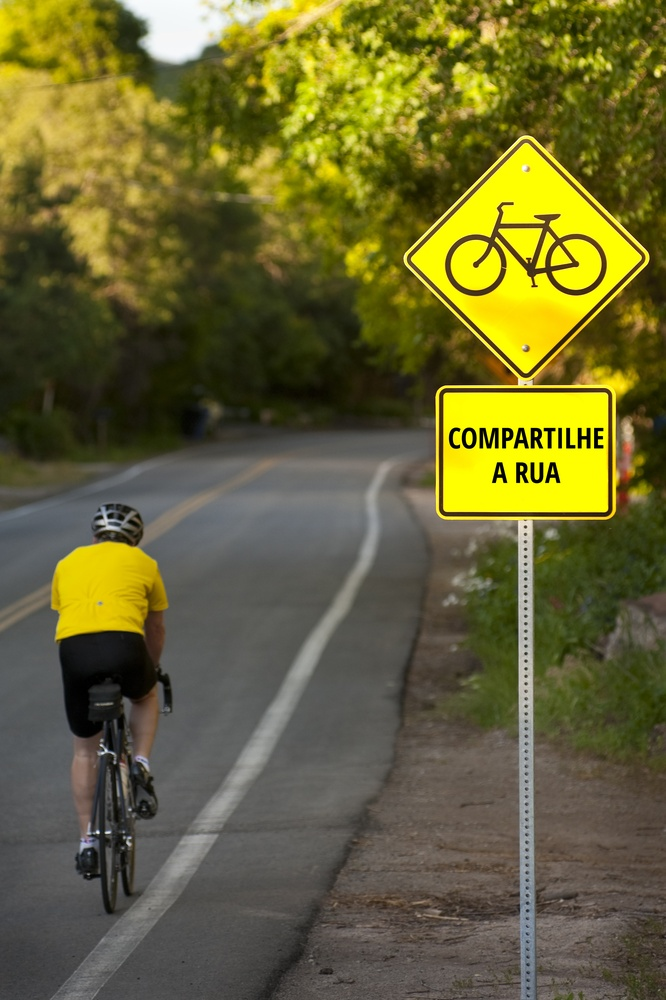
#> input picture sinalizacao_brasileira_fotos/152116938.jpg, 666 x 1000 px, shrunk from 2121 x 3187 before the run, found by its file name
$ python clahe.py
#> lines starting #> are read from the running program, lines starting #| are printed output that depends on the picture
import cv2
import numpy as np

imgName = 'sinalizacao_brasileira_fotos\\152116938.jpg'

img = cv2.imread(imgName, 0)
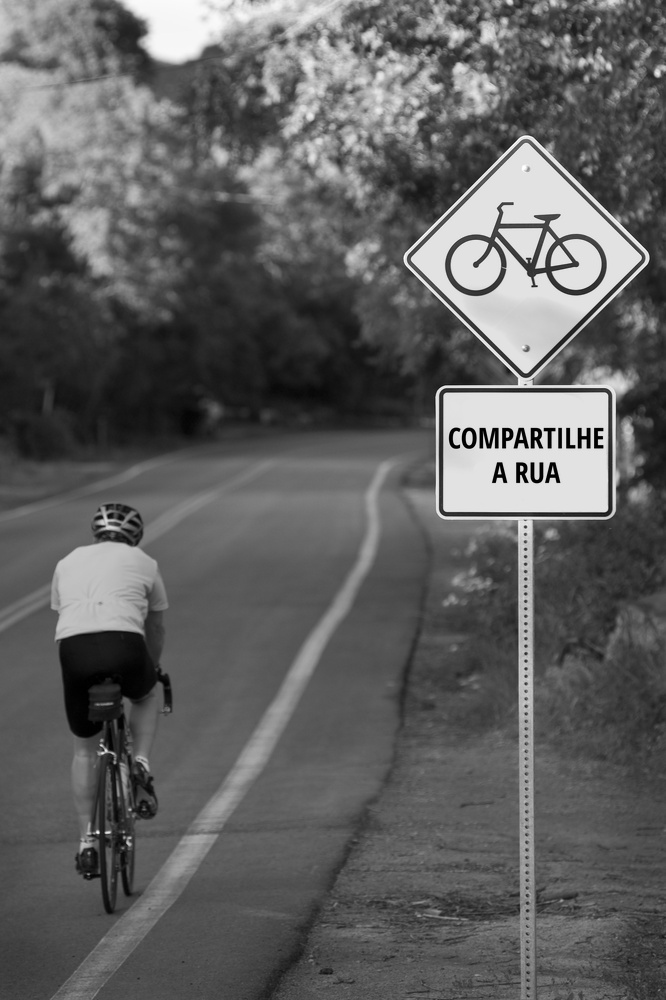
#> img: shape (1000, 666); min 0, max 255, mean 96.2

#CLAHE (Contrast Limited Adaptive Histogram Equalization)

# create a CLAHE object (Arguments are optional).
#clahe = cv2.createCLAHE(clipLimit=2.0, tileGridSize=(8,8))
clahe = cv2.createCLAHE()

cl1 = clahe.apply(img)
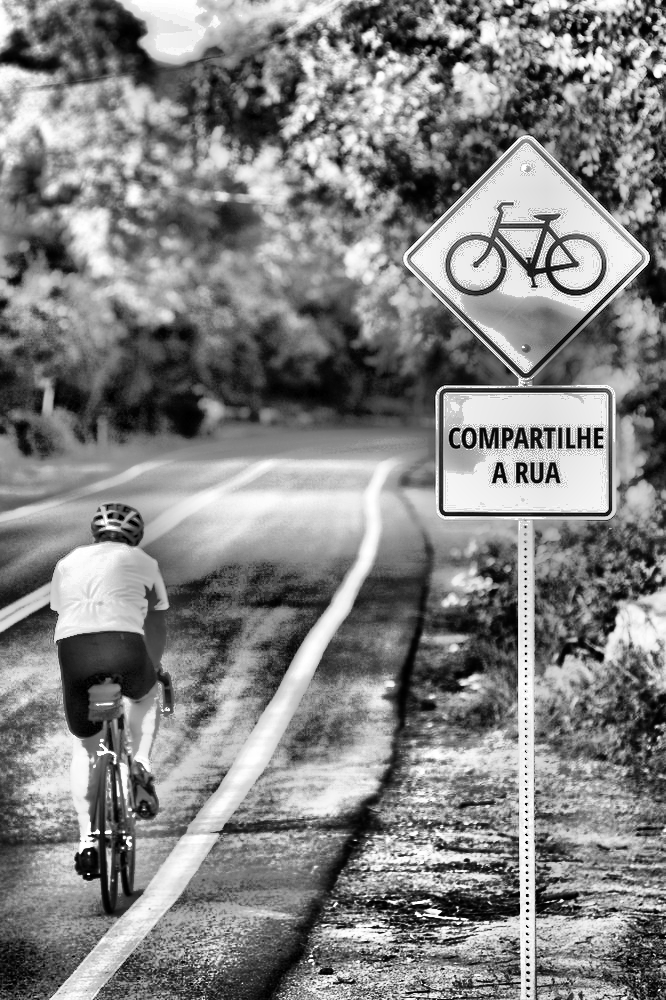
#> cl1: shape (1000, 666); min 0, max 255, mean 131.2

res = np.hstack((img, cl1))
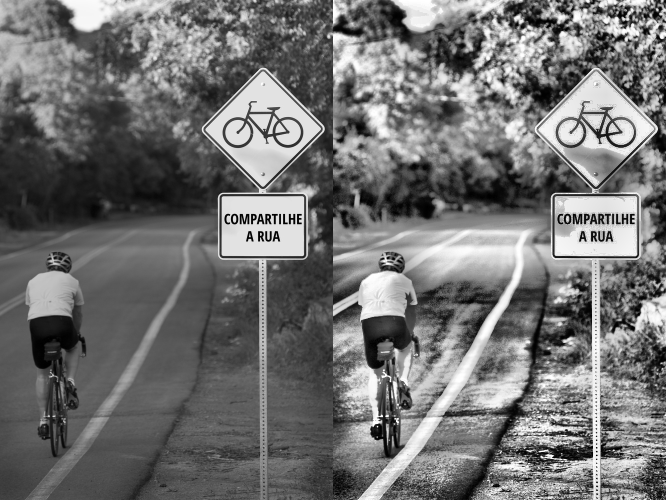
#> res: shape (1000, 1332) (shown at 1/2 size); min 0, max 255, mean 113.7
#cv2.imwrite('res.png', res)
cv2.imshow("Equalization", res)
cv2.waitKey(0)

cv2.imwrite('clahe.jpg',cl1)

cv2.destroyAllWindows()

$ run again, with sinalizacao_brasileira_fotos/01.jpg copied over sinalizacao_brasileira_fotos/152116938.jpg
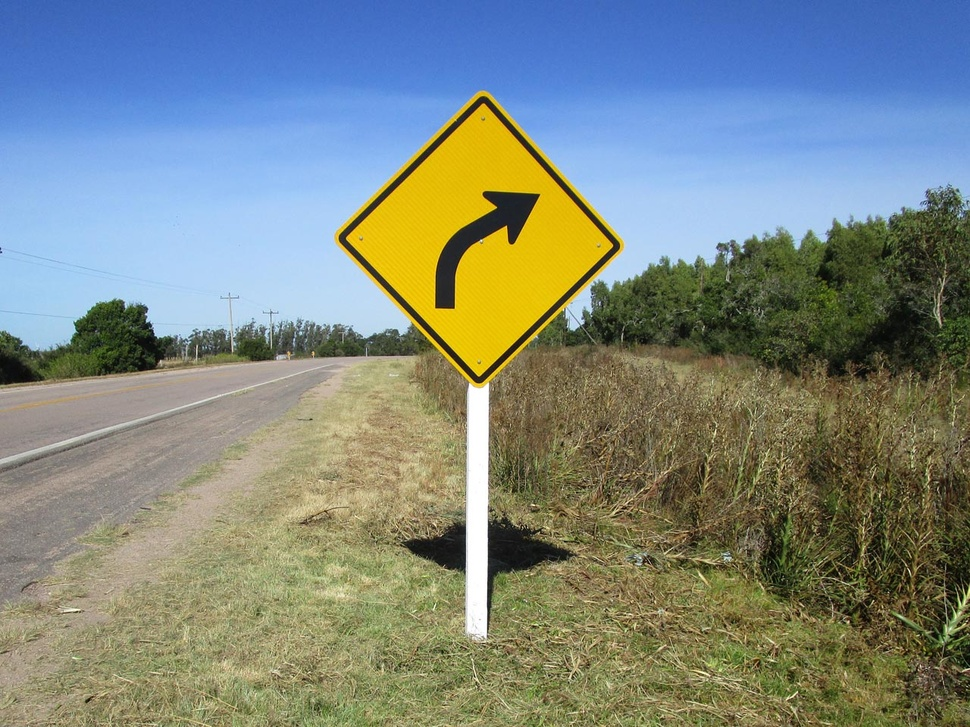
#> input picture sinalizacao_brasileira_fotos/01.jpg, 970 x 727 px, shrunk from 1280 x 960 before the run, found by its file name
#> `cl1 = clahe.apply(img)`:
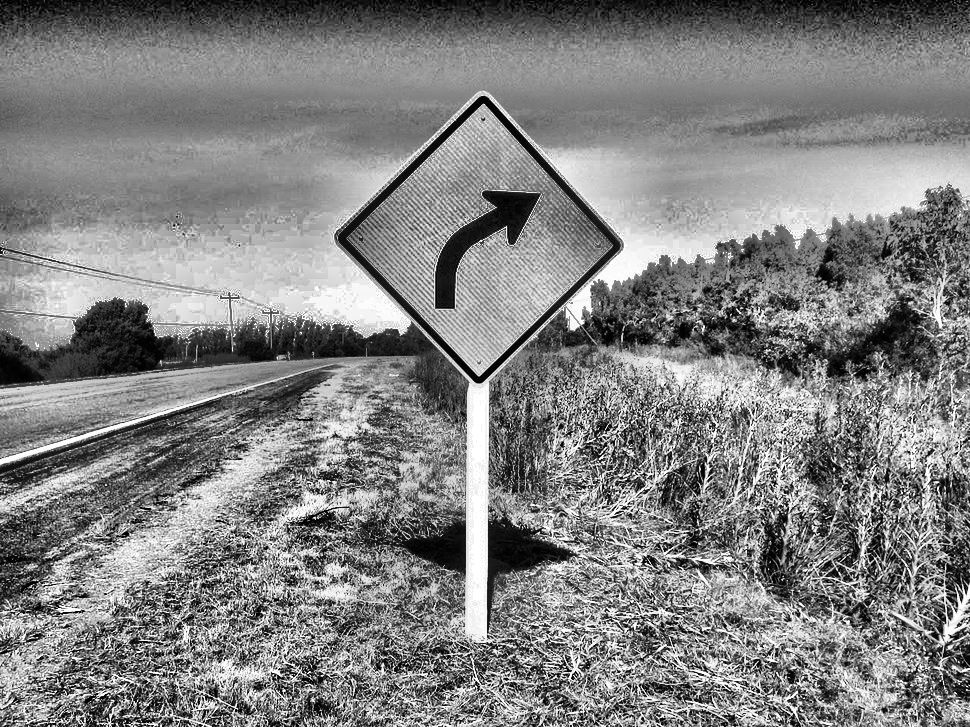
#> cl1: shape (727, 970); min 0, max 255, mean 129.4
#> `res = np.hstack((img, cl1))`:
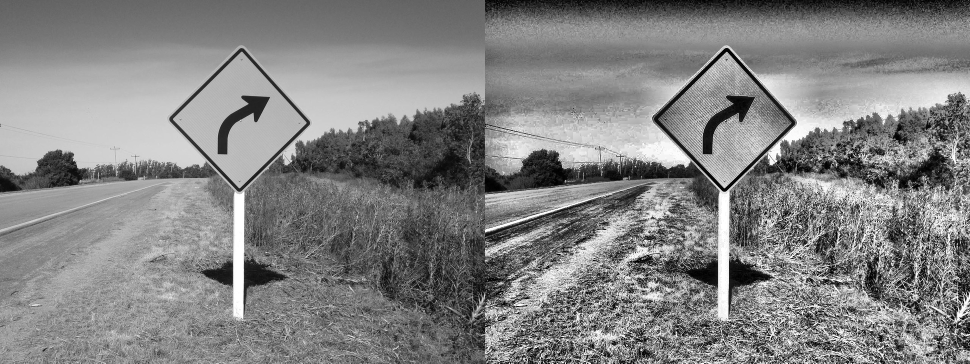
#> res: shape (727, 1940) (shown at 1/2 size); min 0, max 255, mean 130.7

$ run again, with sinalizacao_brasileira_fotos/23328472.jpg copied over sinalizacao_brasileira_fotos/152116938.jpg
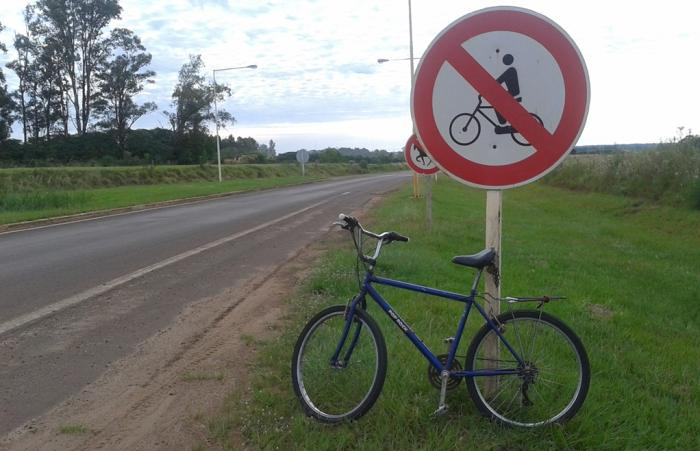
#> input picture sinalizacao_brasileira_fotos/23328472.jpg, 700 x 451 px, found by its file name
#> `cl1 = clahe.apply(img)`:
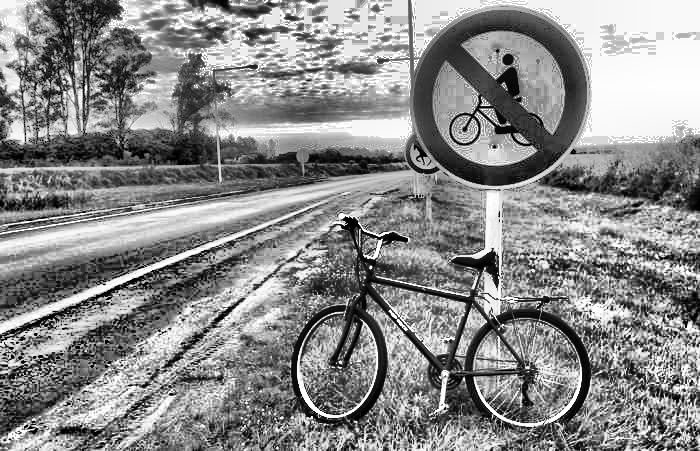
#> cl1: shape (451, 700); min 0, max 255, mean 137.8
#> `res = np.hstack((img, cl1))`:
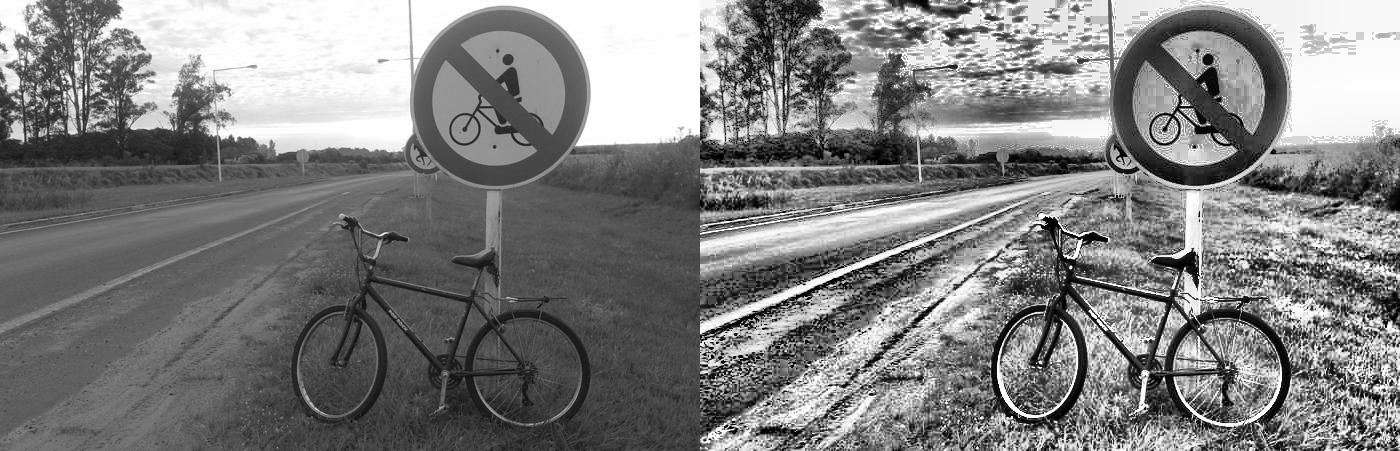
#> res: shape (451, 1400); min 0, max 255, mean 128.3

$ run again, with sinalizacao_brasileira_fotos/3856306075.jpg copied over sinalizacao_brasileira_fotos/152116938.jpg
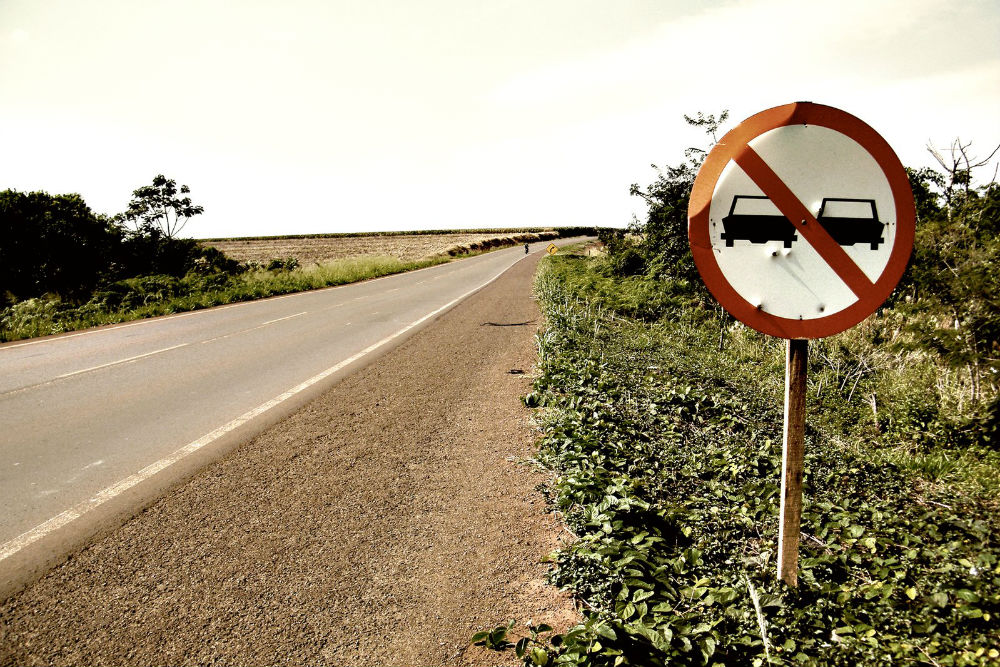
#> input picture sinalizacao_brasileira_fotos/3856306075.jpg, 1000 x 667 px, found by its file name
#> `cl1 = clahe.apply(img)`:
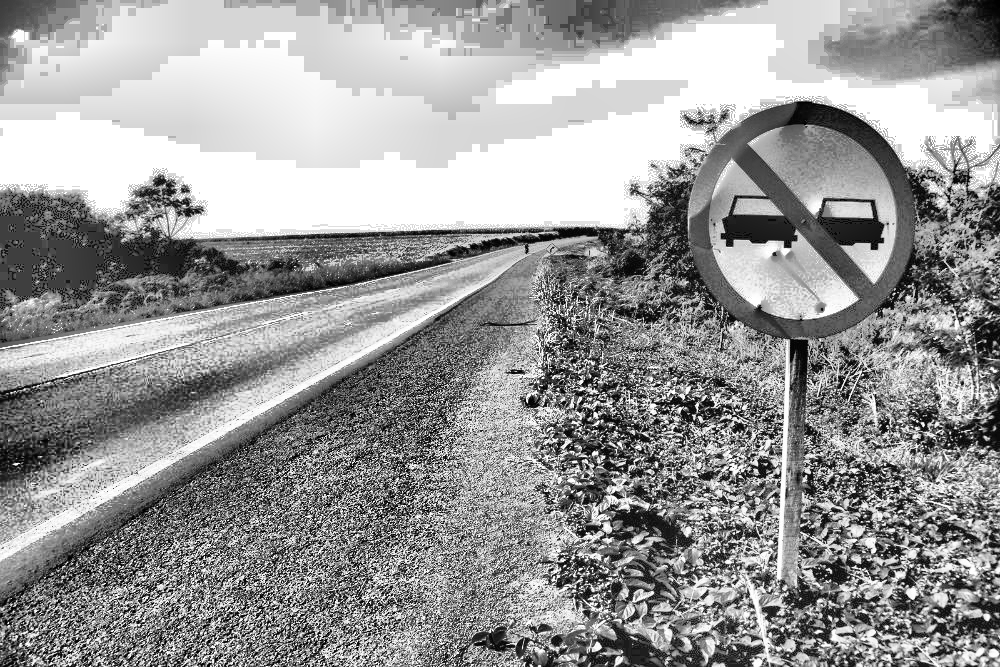
#> cl1: shape (667, 1000); min 0, max 255, mean 152.2
#> `res = np.hstack((img, cl1))`:
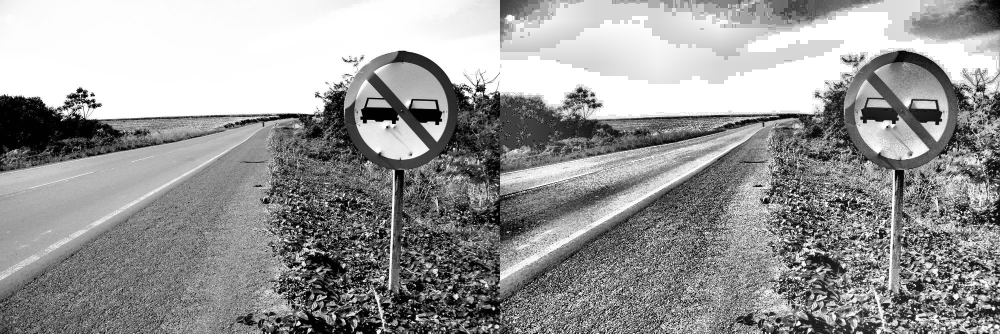
#> res: shape (667, 2000) (shown at 1/2 size); min 0, max 255, mean 152.3
